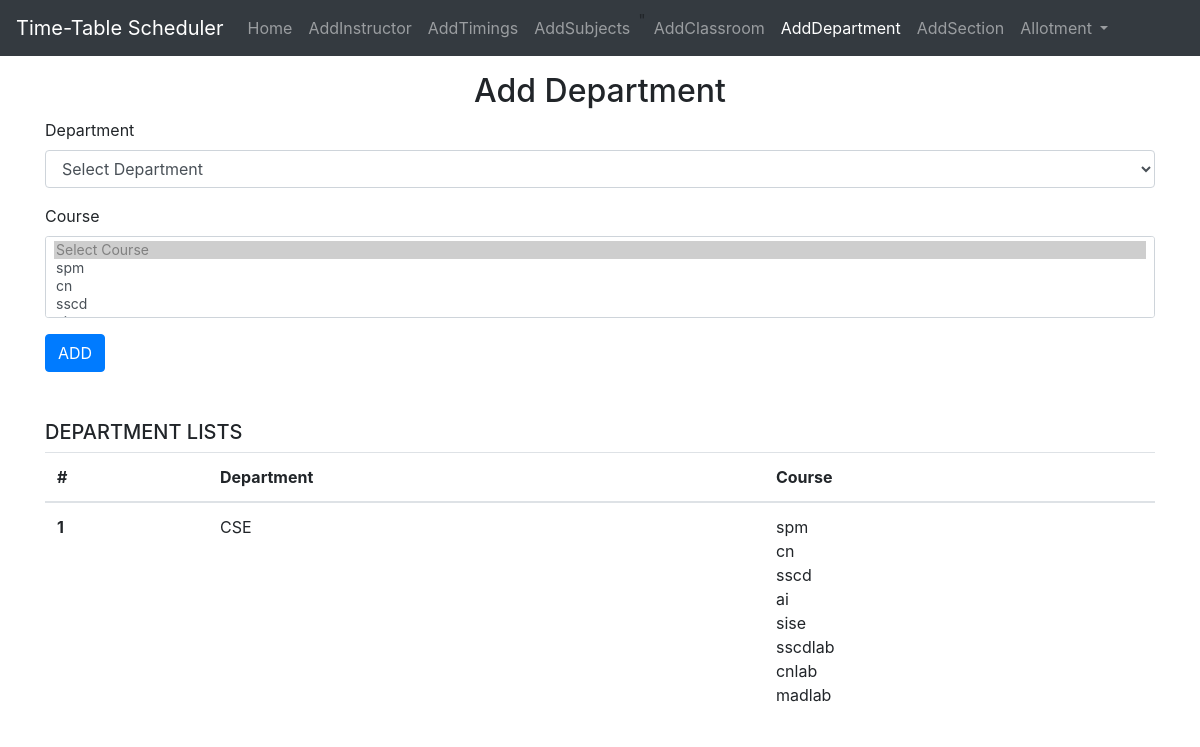
Screenshot of /adddepartment with the database file from the repository.
### home/models.py (models this page shows, shortened)
class Department(models.Model):
    DEPARTMENT_CHOICES = [
        ('CSE', 'Computer Science and Engineering'),
        ('ECE', 'Electronics and Communication Engineering'),
        ('MECH', 'Mechanical Engineering'),
        ('CIVIL', 'Civil Engineering'),
    ]
    depname = models.CharField(max_length=30,choices=DEPARTMENT_CHOICES)
    courses = models.ManyToManyField(Subjects,max_length=100)

class Subjects(models.Model):
    code = models.CharField(primary_key=True, max_length=10)
    sname = models.CharField(max_length=100)
    stype = models.CharField(max_length=20, default='2' , null=True)
    sem = models.CharField(max_length=20, default='3')
    credits = models.CharField(max_length=20, default='1')
    max_students = models.IntegerField(default=0)
    instructors = models.ManyToManyField(Instructor,max_length=100)
    lab_name = models.CharField(max_length=100, null=True, blank=True)  # New field for lab name

### home/views.py (the view, shortened to what this page needs)
# urls.py: path('adddepartment', views.adddepartment, name='adddepartment'),
def adddepartment(request):
     context = {'success': False}
     engineering_branches = Department.DEPARTMENT_CHOICES
     departallot=Department.objects.all()
     allcourses=Subjects.objects.all()
     context={
         'allcourses':allcourses,
         'departallot': departallot,
         'engineering_branches':engineering_branches,
     }
     return render(request,'adddepartment.html',context)

### templates/adddepartment.html (shortened to what this page needs)
{% extends "base.html" %}
{% block adddepartmentactive %}active{% endblock adddepartmentactive %}
{% block body %}
   <div class="container my-3">
    <h2 class="text-center">Add Department</h2>
    <form action="/adddepartment" method="post">
        <div class="form-group">
          <label for="title">Department</label>
          <select class="form-control" name="depname" id="title">
            <option disabled selected>Select Department</option>
        </select>
        </div>
        <div class="form-group">
            <label for="title">Course</label>
            <select class="form-control form-control-sm"style="margin-bottom:4px" name="courses[]" multiple>
            <option disabled selected>Select Course</option>
            {% for  course in allcourses  %}
            <option value="course.pk">{{course.sname}}</option>
            {% endfor %}
          </select>
        </div>
        <button type="submit" class="btn btn-primary">ADD</button>
      </form>
   </div>
   <div class="container my-5">
    <h5>DEPARTMENT LISTS</h5>
    <table class="table">
        <thead>
          <tr>
            <th scope="col">#</th>
            <th scope="col">Department</th>
            <th scope="col">Course</th>
          </tr>
        </thead>
        <tbody>
          {% for department in departallot %}
              <tr>
                  <th scope="row">{{ forloop.counter }}</th>
                  <td>{{ department.depname }}</td>
                  <td>
                      {% for course in department.courses.all %}
                          {{ course.sname }}<br>
                      {% endfor %}
                  </td>
              </tr>
          {% endfor %}
      </tbody>
    </div>
    {% endblock body %}

### rows the page displays
Department: depname "CSE"
Subjects: sname "spm"
Subjects: sname "cn"
Subjects: sname "sscd"
Subjects: sname "ai"
Subjects: sname "sise"
Subjects: sname "sscdlab"
Subjects: sname "cnlab"
Subjects: sname "madlab"
